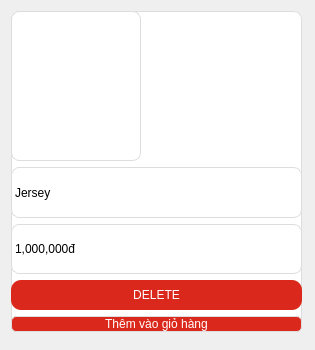
<?xml version="1.0" encoding="UTF-8"?>
<ui version="4.0">
 <class>producted_card</class>
 <widget class="QWidget" name="producted_card">
  <property name="geometry">
   <rect>
    <x>0</x>
    <y>0</y>
    <width>315</width>
    <height>350</height>
   </rect>
  </property>
  <property name="sizePolicy">
   <sizepolicy hsizetype="Expanding" vsizetype="Fixed">
    <horstretch>0</horstretch>
    <verstretch>0</verstretch>
   </sizepolicy>
  </property>
  <property name="minimumSize">
   <size>
    <width>200</width>
    <height>350</height>
   </size>
  </property>
  <property name="windowTitle">
   <string>Form</string>
  </property>
  <widget class="QWidget" name="widget_5" native="true">
   <property name="geometry">
    <rect>
     <x>11</x>
     <y>11</y>
     <width>291</width>
     <height>321</height>
    </rect>
   </property>
   <property name="styleSheet">
    <string notr="true">background: white;
border: 1px solid #ddd;
border-radius: 8px;</string>
   </property>
   <layout class="QVBoxLayout" name="verticalLayout_2">
    <item>
     <widget class="QLabel" name="label_image">
      <property name="sizePolicy">
       <sizepolicy hsizetype="Expanding" vsizetype="Expanding">
        <horstretch>0</horstretch>
        <verstretch>0</verstretch>
       </sizepolicy>
      </property>
      <property name="minimumSize">
       <size>
        <width>0</width>
        <height>150</height>
       </size>
      </property>
      <property name="maximumSize">
       <size>
        <width>130</width>
        <height>150</height>
       </size>
      </property>
      <property name="styleSheet">
       <string notr="true"/>
      </property>
      <property name="text">
       <string/>
      </property>
      <property name="pixmap">
       <pixmap>../images/jersey.jpg</pixmap>
      </property>
      <property name="scaledContents">
       <bool>true</bool>
      </property>
     </widget>
    </item>
    <item>
     <widget class="QLabel" name="label_name">
      <property name="maximumSize">
       <size>
        <width>16777215</width>
        <height>100</height>
       </size>
      </property>
      <property name="styleSheet">
       <string notr="true">font: 75 15pt &quot;Bahnschrift Condensed&quot;;</string>
      </property>
      <property name="text">
       <string>Jersey</string>
      </property>
     </widget>
    </item>
    <item>
     <widget class="QLabel" name="label_price">
      <property name="maximumSize">
       <size>
        <width>16777215</width>
        <height>100</height>
       </size>
      </property>
      <property name="text">
       <string>1,000,000đ</string>
      </property>
     </widget>
    </item>
    <item>
     <widget class="QPushButton" name="btn_delete">
      <property name="cursor">
       <cursorShape>PointingHandCursor</cursorShape>
      </property>
      <property name="styleSheet">
       <string notr="true">background-color: #DA291C;
font: bold 11pt &quot;Segoe UI&quot;;
color: white;
border-radius: 10px;
border: none; 
padding: 8px 20px;</string>
      </property>
      <property name="text">
       <string>DELETE</string>
      </property>
     </widget>
    </item>
    <item>
     <widget class="QPushButton" name="btn_add_to_bag">
      <property name="cursor">
       <cursorShape>PointingHandCursor</cursorShape>
      </property>
      <property name="styleSheet">
       <string notr="true">background-color: #DA291C;
font: bold 11pt &quot;Segoe UI&quot;;
color: white;
border-radius: 5px;</string>
      </property>
      <property name="text">
       <string>Thêm vào giỏ hàng</string>
      </property>
     </widget>
    </item>
   </layout>
  </widget>
 </widget>
 <resources/>
 <connections/>
</ui>
